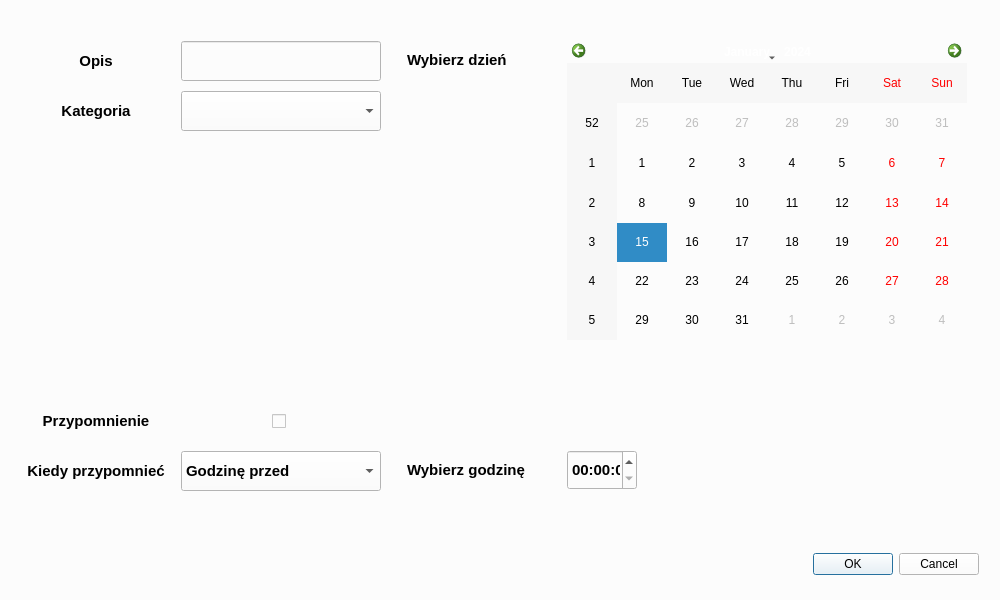
<?xml version="1.0" encoding="UTF-8"?>
<ui version="4.0">
 <class>Dialog</class>
 <widget class="QDialog" name="Dialog">
  <property name="geometry">
   <rect>
    <x>0</x>
    <y>0</y>
    <width>1000</width>
    <height>600</height>
   </rect>
  </property>
  <property name="sizePolicy">
   <sizepolicy hsizetype="Minimum" vsizetype="Minimum">
    <horstretch>0</horstretch>
    <verstretch>0</verstretch>
   </sizepolicy>
  </property>
  <property name="minimumSize">
   <size>
    <width>1000</width>
    <height>600</height>
   </size>
  </property>
  <property name="maximumSize">
   <size>
    <width>1000</width>
    <height>600</height>
   </size>
  </property>
  <property name="windowTitle">
   <string>Dodaj wydarzenie</string>
  </property>
  <property name="windowOpacity">
   <double>0.900000000000000</double>
  </property>
  <property name="styleSheet">
   <string notr="true">background-color: rgb(252,252,252)</string>
  </property>
  <layout class="QHBoxLayout" name="horizontalLayout">
   <item>
    <layout class="QFormLayout" name="formLayout">
     <property name="horizontalSpacing">
      <number>10</number>
     </property>
     <property name="verticalSpacing">
      <number>10</number>
     </property>
     <property name="leftMargin">
      <number>10</number>
     </property>
     <property name="topMargin">
      <number>10</number>
     </property>
     <property name="rightMargin">
      <number>10</number>
     </property>
     <property name="bottomMargin">
      <number>10</number>
     </property>
     <item row="1" column="0">
      <widget class="QLabel" name="label">
       <property name="sizePolicy">
        <sizepolicy hsizetype="Minimum" vsizetype="Minimum">
         <horstretch>0</horstretch>
         <verstretch>0</verstretch>
        </sizepolicy>
       </property>
       <property name="minimumSize">
        <size>
         <width>150</width>
         <height>40</height>
        </size>
       </property>
       <property name="maximumSize">
        <size>
         <width>150</width>
         <height>40</height>
        </size>
       </property>
       <property name="font">
        <font>
         <pointsize>11</pointsize>
         <weight>75</weight>
         <bold>true</bold>
        </font>
       </property>
       <property name="styleSheet">
        <string notr="true">background-color: rgb(252,252,252)</string>
       </property>
       <property name="text">
        <string>Opis</string>
       </property>
       <property name="alignment">
        <set>Qt::AlignCenter</set>
       </property>
      </widget>
     </item>
     <item row="1" column="1">
      <widget class="QLineEdit" name="lineDesc">
       <property name="sizePolicy">
        <sizepolicy hsizetype="Minimum" vsizetype="Minimum">
         <horstretch>0</horstretch>
         <verstretch>0</verstretch>
        </sizepolicy>
       </property>
       <property name="minimumSize">
        <size>
         <width>200</width>
         <height>40</height>
        </size>
       </property>
       <property name="maximumSize">
        <size>
         <width>200</width>
         <height>40</height>
        </size>
       </property>
       <property name="font">
        <font>
         <pointsize>11</pointsize>
         <weight>75</weight>
         <bold>true</bold>
        </font>
       </property>
       <property name="styleSheet">
        <string notr="true">background-color: rgb(252,252,252)</string>
       </property>
       <property name="dragEnabled">
        <bool>false</bool>
       </property>
      </widget>
     </item>
     <item row="2" column="0">
      <widget class="QLabel" name="label_2">
       <property name="sizePolicy">
        <sizepolicy hsizetype="Minimum" vsizetype="Minimum">
         <horstretch>0</horstretch>
         <verstretch>0</verstretch>
        </sizepolicy>
       </property>
       <property name="minimumSize">
        <size>
         <width>150</width>
         <height>40</height>
        </size>
       </property>
       <property name="maximumSize">
        <size>
         <width>150</width>
         <height>40</height>
        </size>
       </property>
       <property name="font">
        <font>
         <pointsize>11</pointsize>
         <weight>75</weight>
         <bold>true</bold>
        </font>
       </property>
       <property name="styleSheet">
        <string notr="true">background-color: rgb(252,252,252)</string>
       </property>
       <property name="text">
        <string>Kategoria</string>
       </property>
       <property name="alignment">
        <set>Qt::AlignCenter</set>
       </property>
      </widget>
     </item>
     <item row="2" column="1">
      <widget class="QComboBox" name="catCombo">
       <property name="sizePolicy">
        <sizepolicy hsizetype="Minimum" vsizetype="Minimum">
         <horstretch>0</horstretch>
         <verstretch>0</verstretch>
        </sizepolicy>
       </property>
       <property name="minimumSize">
        <size>
         <width>200</width>
         <height>40</height>
        </size>
       </property>
       <property name="maximumSize">
        <size>
         <width>200</width>
         <height>40</height>
        </size>
       </property>
       <property name="font">
        <font>
         <pointsize>11</pointsize>
         <weight>75</weight>
         <bold>true</bold>
        </font>
       </property>
       <property name="styleSheet">
        <string notr="true">background-color: rgb(252,252,252)</string>
       </property>
       <property name="frame">
        <bool>true</bool>
       </property>
      </widget>
     </item>
     <item row="3" column="0" colspan="2">
      <spacer name="verticalSpacer">
       <property name="orientation">
        <enum>Qt::Vertical</enum>
       </property>
       <property name="sizeType">
        <enum>QSizePolicy::Preferred</enum>
       </property>
       <property name="sizeHint" stdset="0">
        <size>
         <width>20</width>
         <height>250</height>
        </size>
       </property>
      </spacer>
     </item>
     <item row="4" column="0">
      <widget class="QLabel" name="label_3">
       <property name="sizePolicy">
        <sizepolicy hsizetype="Minimum" vsizetype="Minimum">
         <horstretch>0</horstretch>
         <verstretch>0</verstretch>
        </sizepolicy>
       </property>
       <property name="minimumSize">
        <size>
         <width>150</width>
         <height>40</height>
        </size>
       </property>
       <property name="maximumSize">
        <size>
         <width>150</width>
         <height>40</height>
        </size>
       </property>
       <property name="font">
        <font>
         <pointsize>11</pointsize>
         <weight>75</weight>
         <bold>true</bold>
        </font>
       </property>
       <property name="styleSheet">
        <string notr="true">background-color: rgb(252,252,252)</string>
       </property>
       <property name="text">
        <string>Przypomnienie</string>
       </property>
       <property name="alignment">
        <set>Qt::AlignCenter</set>
       </property>
      </widget>
     </item>
     <item row="4" column="1">
      <widget class="QCheckBox" name="ifRemindBox">
       <property name="sizePolicy">
        <sizepolicy hsizetype="Minimum" vsizetype="Minimum">
         <horstretch>0</horstretch>
         <verstretch>0</verstretch>
        </sizepolicy>
       </property>
       <property name="minimumSize">
        <size>
         <width>105</width>
         <height>40</height>
        </size>
       </property>
       <property name="maximumSize">
        <size>
         <width>105</width>
         <height>40</height>
        </size>
       </property>
       <property name="font">
        <font>
         <pointsize>11</pointsize>
         <weight>75</weight>
         <bold>true</bold>
        </font>
       </property>
       <property name="layoutDirection">
        <enum>Qt::RightToLeft</enum>
       </property>
       <property name="text">
        <string/>
       </property>
      </widget>
     </item>
     <item row="5" column="0">
      <widget class="QLabel" name="label_4">
       <property name="sizePolicy">
        <sizepolicy hsizetype="Minimum" vsizetype="Minimum">
         <horstretch>0</horstretch>
         <verstretch>0</verstretch>
        </sizepolicy>
       </property>
       <property name="minimumSize">
        <size>
         <width>150</width>
         <height>40</height>
        </size>
       </property>
       <property name="maximumSize">
        <size>
         <width>150</width>
         <height>40</height>
        </size>
       </property>
       <property name="font">
        <font>
         <pointsize>11</pointsize>
         <weight>75</weight>
         <bold>true</bold>
        </font>
       </property>
       <property name="styleSheet">
        <string notr="true">background-color: rgb(252,252,252)</string>
       </property>
       <property name="text">
        <string>Kiedy przypomnieć</string>
       </property>
       <property name="alignment">
        <set>Qt::AlignCenter</set>
       </property>
      </widget>
     </item>
     <item row="5" column="1">
      <widget class="QComboBox" name="remindComb">
       <property name="sizePolicy">
        <sizepolicy hsizetype="Minimum" vsizetype="Minimum">
         <horstretch>0</horstretch>
         <verstretch>0</verstretch>
        </sizepolicy>
       </property>
       <property name="minimumSize">
        <size>
         <width>200</width>
         <height>40</height>
        </size>
       </property>
       <property name="maximumSize">
        <size>
         <width>200</width>
         <height>40</height>
        </size>
       </property>
       <property name="font">
        <font>
         <pointsize>11</pointsize>
         <weight>75</weight>
         <bold>true</bold>
        </font>
       </property>
       <property name="styleSheet">
        <string notr="true">background-image : url(resources/hulicki.jpg)</string>
       </property>
       <property name="frame">
        <bool>true</bool>
       </property>
       <item>
        <property name="text">
         <string>Godzinę przed</string>
        </property>
       </item>
       <item>
        <property name="text">
         <string>3 godziny przed</string>
        </property>
       </item>
       <item>
        <property name="text">
         <string>5 godzin przed</string>
        </property>
       </item>
       <item>
        <property name="text">
         <string>12 godzin przed</string>
        </property>
       </item>
       <item>
        <property name="text">
         <string>Dzień przed</string>
        </property>
       </item>
       <item>
        <property name="text">
         <string>Dwa dni przed</string>
        </property>
       </item>
       <item>
        <property name="text">
         <string>Tydzień przed</string>
        </property>
       </item>
       <item>
        <property name="text">
         <string>2 tygodnie przed</string>
        </property>
       </item>
       <item>
        <property name="text">
         <string>Miesiąc przed</string>
        </property>
       </item>
       <item>
        <property name="text">
         <string>Kwartał przed</string>
        </property>
       </item>
       <item>
        <property name="text">
         <string>Pół roku przed</string>
        </property>
       </item>
       <item>
        <property name="text">
         <string>Rok przed</string>
        </property>
       </item>
      </widget>
     </item>
     <item row="0" column="0" colspan="2">
      <spacer name="verticalSpacer_3">
       <property name="orientation">
        <enum>Qt::Vertical</enum>
       </property>
       <property name="sizeType">
        <enum>QSizePolicy::Preferred</enum>
       </property>
       <property name="sizeHint" stdset="0">
        <size>
         <width>20</width>
         <height>10</height>
        </size>
       </property>
      </spacer>
     </item>
    </layout>
   </item>
   <item>
    <layout class="QFormLayout" name="formLayout_2">
     <property name="horizontalSpacing">
      <number>10</number>
     </property>
     <property name="verticalSpacing">
      <number>10</number>
     </property>
     <property name="leftMargin">
      <number>10</number>
     </property>
     <property name="topMargin">
      <number>10</number>
     </property>
     <property name="rightMargin">
      <number>10</number>
     </property>
     <property name="bottomMargin">
      <number>10</number>
     </property>
     <item row="0" column="0" colspan="2">
      <spacer name="verticalSpacer_5">
       <property name="orientation">
        <enum>Qt::Vertical</enum>
       </property>
       <property name="sizeType">
        <enum>QSizePolicy::Maximum</enum>
       </property>
       <property name="sizeHint" stdset="0">
        <size>
         <width>20</width>
         <height>10</height>
        </size>
       </property>
      </spacer>
     </item>
     <item row="1" column="0">
      <widget class="QLabel" name="label_5">
       <property name="sizePolicy">
        <sizepolicy hsizetype="Minimum" vsizetype="Minimum">
         <horstretch>0</horstretch>
         <verstretch>0</verstretch>
        </sizepolicy>
       </property>
       <property name="minimumSize">
        <size>
         <width>150</width>
         <height>40</height>
        </size>
       </property>
       <property name="maximumSize">
        <size>
         <width>150</width>
         <height>40</height>
        </size>
       </property>
       <property name="font">
        <font>
         <pointsize>11</pointsize>
         <weight>75</weight>
         <bold>true</bold>
        </font>
       </property>
       <property name="styleSheet">
        <string notr="true">background-color: rgb(252,252,252)</string>
       </property>
       <property name="text">
        <string>Wybierz dzień</string>
       </property>
      </widget>
     </item>
     <item row="1" column="1">
      <widget class="QCalendarWidget" name="calendarEd">
       <property name="sizePolicy">
        <sizepolicy hsizetype="Minimum" vsizetype="Minimum">
         <horstretch>0</horstretch>
         <verstretch>0</verstretch>
        </sizepolicy>
       </property>
       <property name="minimumSize">
        <size>
         <width>400</width>
         <height>300</height>
        </size>
       </property>
       <property name="maximumSize">
        <size>
         <width>400</width>
         <height>300</height>
        </size>
       </property>
       <property name="styleSheet">
        <string notr="true">background-color: rgb(252,252,252)</string>
       </property>
       <property name="minimumDate">
        <date>
         <year>2001</year>
         <month>9</month>
         <day>11</day>
        </date>
       </property>
       <property name="maximumDate">
        <date>
         <year>2101</year>
         <month>9</month>
         <day>11</day>
        </date>
       </property>
      </widget>
     </item>
     <item row="2" column="0" colspan="2">
      <spacer name="verticalSpacer_2">
       <property name="orientation">
        <enum>Qt::Vertical</enum>
       </property>
       <property name="sizeType">
        <enum>QSizePolicy::Maximum</enum>
       </property>
       <property name="sizeHint" stdset="0">
        <size>
         <width>20</width>
         <height>90</height>
        </size>
       </property>
      </spacer>
     </item>
     <item row="3" column="0">
      <widget class="QLabel" name="label_6">
       <property name="minimumSize">
        <size>
         <width>150</width>
         <height>40</height>
        </size>
       </property>
       <property name="maximumSize">
        <size>
         <width>150</width>
         <height>40</height>
        </size>
       </property>
       <property name="font">
        <font>
         <pointsize>11</pointsize>
         <weight>75</weight>
         <bold>true</bold>
        </font>
       </property>
       <property name="styleSheet">
        <string notr="true">background-color: rgb(252,252,252)</string>
       </property>
       <property name="frameShape">
        <enum>QFrame::NoFrame</enum>
       </property>
       <property name="frameShadow">
        <enum>QFrame::Plain</enum>
       </property>
       <property name="text">
        <string>Wybierz godzinę</string>
       </property>
      </widget>
     </item>
     <item row="3" column="1">
      <widget class="QTimeEdit" name="timeEditComb">
       <property name="sizePolicy">
        <sizepolicy hsizetype="Minimum" vsizetype="Minimum">
         <horstretch>0</horstretch>
         <verstretch>0</verstretch>
        </sizepolicy>
       </property>
       <property name="minimumSize">
        <size>
         <width>70</width>
         <height>40</height>
        </size>
       </property>
       <property name="maximumSize">
        <size>
         <width>70</width>
         <height>40</height>
        </size>
       </property>
       <property name="font">
        <font>
         <pointsize>11</pointsize>
         <weight>75</weight>
         <bold>true</bold>
        </font>
       </property>
       <property name="styleSheet">
        <string notr="true">background-color: rgb(252,252,252)</string>
       </property>
      </widget>
     </item>
     <item row="4" column="0" colspan="2">
      <spacer name="verticalSpacer_6">
       <property name="orientation">
        <enum>Qt::Vertical</enum>
       </property>
       <property name="sizeType">
        <enum>QSizePolicy::Maximum</enum>
       </property>
       <property name="sizeHint" stdset="0">
        <size>
         <width>20</width>
         <height>40</height>
        </size>
       </property>
      </spacer>
     </item>
     <item row="5" column="1">
      <widget class="QDialogButtonBox" name="okcanButtons">
       <property name="sizePolicy">
        <sizepolicy hsizetype="Minimum" vsizetype="Minimum">
         <horstretch>0</horstretch>
         <verstretch>0</verstretch>
        </sizepolicy>
       </property>
       <property name="minimumSize">
        <size>
         <width>200</width>
         <height>30</height>
        </size>
       </property>
       <property name="maximumSize">
        <size>
         <width>500</width>
         <height>30</height>
        </size>
       </property>
       <property name="focusPolicy">
        <enum>Qt::ClickFocus</enum>
       </property>
       <property name="layoutDirection">
        <enum>Qt::LeftToRight</enum>
       </property>
       <property name="styleSheet">
        <string notr="true">background-color: rgb(252,252,252)</string>
       </property>
       <property name="standardButtons">
        <set>QDialogButtonBox::Cancel|QDialogButtonBox::Ok</set>
       </property>
      </widget>
     </item>
    </layout>
   </item>
  </layout>
 </widget>
 <resources/>
 <connections>
  <connection>
   <sender>okcanButtons</sender>
   <signal>accepted()</signal>
   <receiver>Dialog</receiver>
   <slot>accept()</slot>
   <hints>
    <hint type="sourcelabel">
     <x>490</x>
     <y>244</y>
    </hint>
    <hint type="destinationlabel">
     <x>157</x>
     <y>274</y>
    </hint>
   </hints>
  </connection>
  <connection>
   <sender>okcanButtons</sender>
   <signal>rejected()</signal>
   <receiver>Dialog</receiver>
   <slot>reject()</slot>
   <hints>
    <hint type="sourcelabel">
     <x>516</x>
     <y>250</y>
    </hint>
    <hint type="destinationlabel">
     <x>286</x>
     <y>274</y>
    </hint>
   </hints>
  </connection>
  <connection>
   <sender>ifRemindBox</sender>
   <signal>toggled(bool)</signal>
   <receiver>Dialog</receiver>
   <slot>execRemBox()</slot>
   <hints>
    <hint type="sourcelabel">
     <x>132</x>
     <y>102</y>
    </hint>
    <hint type="destinationlabel">
     <x>134</x>
     <y>150</y>
    </hint>
   </hints>
  </connection>
 </connections>
</ui>
